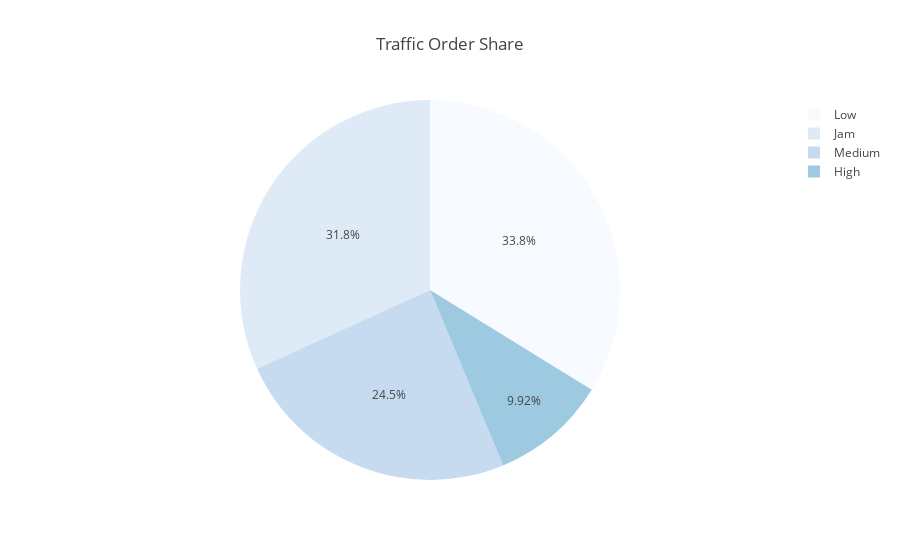

The notebook cell this image was saved under:
### Code cell
fig = px.pie(df_aux, 
             values="entregas_perc", names="road_traffic_density",
             title="Traffic Order Share",
             color_discrete_sequence=px.colors.sequential.Blues
             )
fig.show()

### Figure 1 — Plotly figure (JSON) as saved in the notebook; plotly's stock layout.template omitted (floating-point values rounded to 4 significant figures)
{"data": [{"domain": {"x": [0, 1], "y": [0, 1]}, "hovertemplate": "road_traffic_density=%{label}<br>entregas_perc=%{value}<extra></extra>", "labels": ["High ", "Jam ", "Low ", "Medium "], "legendgroup": "", "name": "", "showlegend": true, "type": "pie", "values": [0.09918, 0.3181, 0.338, 0.2448]}], "layout": {"legend": {"tracegroupgap": 0}, "piecolorway": ["rgb(247,251,255)", "rgb(222,235,247)", "rgb(198,219,239)", "rgb(158,202,225)", "rgb(107,174,214)", "rgb(66,146,198)", "rgb(33,113,181)", "rgb(8,81,156)", "rgb(8,48,107)"], "title": {"text": "Traffic Order Share"}}}
